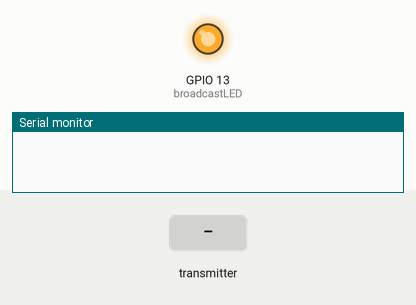
This sketch was run on a simulated ESP32. Shown: output pins drawn as LEDs (lit = HIGH), the last lines printed to the serial monitor. The test bench sets the inputs (shaded band).

Above: at 1.2 s.
1.3 s: the transmitter starts sending dt = 0
At 2.3 s:
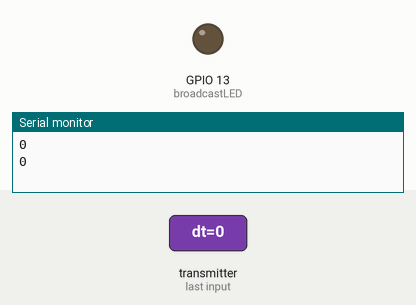
Timing chart, 0 to 9.8 s (numbered marks = the images above; inputs shaded):
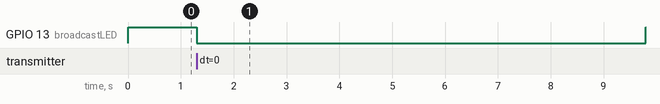

Measured:
- after the input at 1.3 s, GPIO 13 (broadcastLED): HIGH → LOW at once

The sketch:

ESP_WB_WIFI.ino
```cpp
#include <esp_now.h>
#include <WiFi.h>

//SoftwareSerial esp32_Serial(12,14);
#define RXD2 12
#define TXD2 14

String dataRec;
String success;

String mac;
#define broadcast_Button  27
int buttonState;
int lastButtonState = LOW;
const int broadcastLED= 13;

uint8_t broadcastAddress[] = {0xFF, 0xFF, 0xFF, 0xFF, 0xFF, 0xFF};

// Structure example to receive data
// Must match the sender structure
typedef struct struct_message {
  char dt[250];
}struct_message;

// Create a struct_message called myData
struct_message myData;

// callback function that will be executed when data is received
void OnDataRecv(const uint8_t * mac_addr, const uint8_t *incomingData, int len) {
  char macStr[18];
  snprintf(macStr, sizeof(macStr), "%02x:%02x:%02x:%02x:%02x:%02x",
           mac_addr[0], mac_addr[1], mac_addr[2], mac_addr[3], mac_addr[4], mac_addr[5]);
  memcpy(&myData, incomingData, sizeof(myData));
  digitalWrite(broadcastLED,LOW);
  Serial.println(myData.dt);
  Serial2.print(myData.dt);
  delay(500);
  digitalWrite(broadcastLED,HIGH);
}
// Callback when data is sent
void OnDataSent(const uint8_t *mac_addr, esp_now_send_status_t status) {
  Serial.print("\r\nLast Packet Send Status:\t");
  Serial.println(status == ESP_NOW_SEND_SUCCESS ? "Delivery Success" : "Delivery Fail");
  if (status ==0){
    success = "Delivery Success :)";
  }
  else{
    success = "Delivery Fail :(";
  }
}

void setup() {
  Serial.begin(115200);
  Serial2.begin(9600, SERIAL_8N1, RXD2, TXD2);
  pinMode(broadcast_Button,INPUT);
  pinMode(broadcastLED,OUTPUT);
  //Set device as a Wi-Fi Station
  WiFi.mode(WIFI_STA);
  //Init ESP-NOW
  if (esp_now_init() != ESP_OK) {
    Serial.println("Error initializing ESP-NOW");
    return;
  }
  // get the status of Transmitted packet
  esp_now_register_send_cb(OnDataSent);

  // Register peer
  esp_now_peer_info_t peerInfo;
  memcpy(peerInfo.peer_addr, broadcastAddress, 6);
  peerInfo.channel = 0;
  peerInfo.encrypt = false;

  // Add peer
  if (esp_now_add_peer(&peerInfo) != ESP_OK){
    Serial.println("Failed to add peer");
    return;
  }

  // get recv packet info
  esp_now_register_recv_cb(OnDataRecv);

  digitalWrite(broadcastLED,HIGH);
}

void loop()
{
  while(Serial2.available()>0)
  {
    dataRec=(Serial2.readStringUntil('\n'));
  }
  if(dataRec.length()==23)
  {
    dataRec.toCharArray(myData.dt, 250);
    esp_err_t result = esp_now_send(broadcastAddress, (uint8_t *) &myData, sizeof(myData));
    Serial.println(myData.dt);
    if (result == ESP_OK) {
      Serial.println("Sent with success");
    }
    else {
      Serial.println("Error sending the data");
    }
  }
  dataRec="";
}
```
